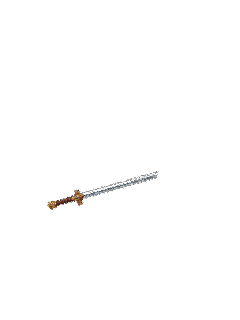
#> input picture assets/_trial_20260910/t45_hero_weapon_phaseB_C_seq323/weapon_layers/walk_right_2.png, 240 x 320 px
$ python -i build_frame03_walk_right_2_v1.py   (imports and definitions only)
#> lines starting #> are read from the running program, lines starting #| are printed output that depends on the picture
#> further down, picture is the input picture: PIL image 240x320 RGBA; mean R, G, B, A 1.4, 1.3, 1.2, 2.3
#!/usr/bin/env python3
"""Build T45 hero weapon frame03 walk_right_2 from the accepted frame02 layer.

The accepted horizontal sword is translated to the next frame's character-right
fist center. This is deterministic Pillow compositing only: no generation,
body edits, rotation, resampling, or runtime writes.
"""
from __future__ import annotations

import hashlib
import json
import math
from collections import deque
from pathlib import Path

from PIL import Image, ImageDraw

ROOT = Path(__file__).resolve()
# [2 lines not run here, left out]

W, H = 240, 320
BASE = ROOT / "assets/_trial_20260908/t45_hero_weapon_pilot_frame01_codex_native"
SOURCE_REV = BASE / "revisions/frame02-walk-right-1-horizontal-angle-v2"
REV = BASE / "revisions/frame03-walk-right-2-horizontal-v1"
BODY = ROOT / "assets/characters/hero/battle45/walk_right_2.png"
SOURCE = SOURCE_REV / "normalized/hero_sword_held_horizontal_walk_right_1_v2.png"
RAW = REV / "raw/hero_sword_held_horizontal_source_v2.png"
OUT = REV / "normalized/hero_sword_held_horizontal_walk_right_2_v1.png"
MASK = REV / "occlusion_masks/hero_walk_right_2_character_right_fist.png"
TRIP = REV / "composites_native/hero_walk_right_2_sword_triptych.png"
TRIP2 = REV / "composites_2x/hero_walk_right_2_sword_triptych_2x.png"
CONTACT = REV / "contact/hero_walk_right_2_sword_pilot.png"
CONTACT2 = REV / "contact/hero_walk_right_2_sword_pilot_2x.png"
ZOOM = REV / "contact/walk_right_2_fist_center_zoom.png"
QA = REV / "qa/pilot_walk_right_2_v1.json"
CAL = REV / "calibration/frame03_walk_right_2_v1.json"
MANIFEST = REV / "manifest.json"
JOB = REV / "job.json"
REQ = REV / "request.md"
REFS = REV / "refs.json"

TX, TY = 18, -3
SOURCE_FIST = (84.0, 207.0)
FIST_CENTER = (102.0, 204.0)
SOURCE_HANDLE = (83.573696, 206.5878)
HANDLE_CENTER = (SOURCE_HANDLE[0] + TX, SOURCE_HANDLE[1] + TY)
ANGLE = 0.0
AXIS_LENGTH = 116.0


def sha(path: Path) -> str:
    return hashlib.sha256(path.read_bytes()).hexdigest()


def alpha_points(im: Image.Image, threshold: int = 32) -> set[tuple[int, int]]:
    a = im.convert("RGBA").getchannel("A")
    return {(x, y) for y in range(im.height) for x in range(im.width) if a.getpixel((x, y)) > threshold}


def metrics(im: Image.Image) -> dict:
    im = im.convert("RGBA")
    a = im.getchannel("A")
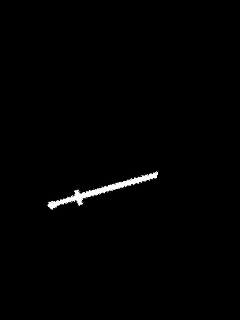
#> a: PIL image 240x320 L; min 0, max 255, mean 2.3
    pts = alpha_points(im)
#> pts = 796 items
    xs = [x for x, _ in pts]
#> xs = 796 values, max 158 at index 93, min 47 at index 53, mean 100.4
    ys = [y for _, y in pts]
#> ys = 796 values, max 209 at index 230, min 171 at index 93, mean 190.3
    l, t, r, b = min(xs), min(ys), max(xs) + 1, max(ys) + 1
#> l = 47; t = 171; r = 159; b = 210
    total = sum(a.getpixel((x, y)) for x, y in pts)
#> total = 173363
    border = sum(a.getpixel((x, y)) > 0 for x in range(W) for y in (0, H - 1))
#> border = 0
    border += sum(a.getpixel((x, y)) > 0 for y in range(1, H - 1) for x in (0, W - 1))
    return {
        "size": [W, H],
        "mode": "RGBA",
        "alphaExtrema": list(a.getextrema()),
        "bboxT32": [l, t, r, b],
        "visualWidth": r - l,
        "visualHeight": b - t,
        "alpha32CentroidX": sum(x * a.getpixel((x, y)) for x, y in pts) / total,
        "alpha32CentroidY": sum(y * a.getpixel((x, y)) for x, y in pts) / total,
        "borderNonzero": border,
    }


# [156 lines left out: functions skin_component, alpha_components, translate, subtract, triptych, contact and 2 more, not called in this run]


# [2 lines not run here, left out]

>>> from PIL import Image
>>> picture = Image.open('../../../_trial_20260910/t45_hero_weapon_phaseB_C_seq323/weapon_layers/walk_right_2.png')
>>> result = metrics(picture)
#> result = 9 items

$ run again, on assets/_trial_20260910/t45_hero_weapon_phaseB_C_seq323/weapon_layers/atk_left_2.png
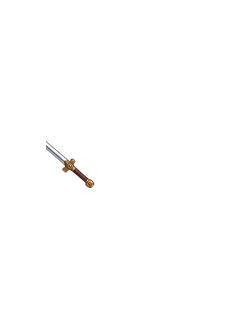
#> input picture assets/_trial_20260910/t45_hero_weapon_phaseB_C_seq323/weapon_layers/atk_left_2.png, 240 x 320 px
#> picture is the input picture: PIL image 240x320 RGBA; mean R, G, B, A 0.8, 0.6, 0.5, 1.3
#> in metrics, `a = im.getchannel("A")`:
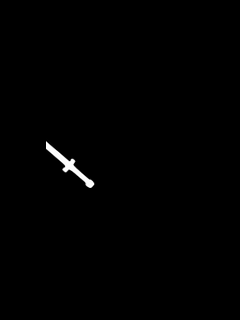
#> a: PIL image 240x320 L; min 0, max 255, mean 1.3
#> pts = 465 items
#> xs = 465 values, max 94 at index 142, min 46 at index 12, mean 68.89
#> ys = 465 values, max 187 at index 100, min 141 at index 249, mean 165
#> l = 46; t = 141; r = 95; b = 188
#> total = 100891
#> border = 0
#> result = 9 items

$ run again, on assets/_trial_20260910/t45_hero_weapon_phaseB_C_seq323/weapon_layers/atk_right_2.png
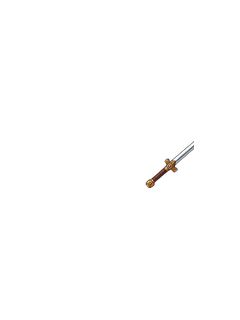
#> input picture assets/_trial_20260910/t45_hero_weapon_phaseB_C_seq323/weapon_layers/atk_right_2.png, 240 x 320 px
#> picture is the input picture: PIL image 240x320 RGBA; mean R, G, B, A 0.8, 0.6, 0.5, 1.3
#> in metrics, `a = im.getchannel("A")`:
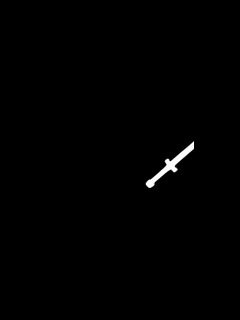
#> a: PIL image 240x320 L; min 0, max 255, mean 1.3
#> pts = 465 items
#> xs = 465 values, max 193 at index 13, min 145 at index 339, mean 170.1
#> ys = 465 values, max 187 at index 10, min 141 at index 246, mean 165
#> l = 145; t = 141; r = 194; b = 188
#> total = 100891
#> border = 0
#> result = 9 items
